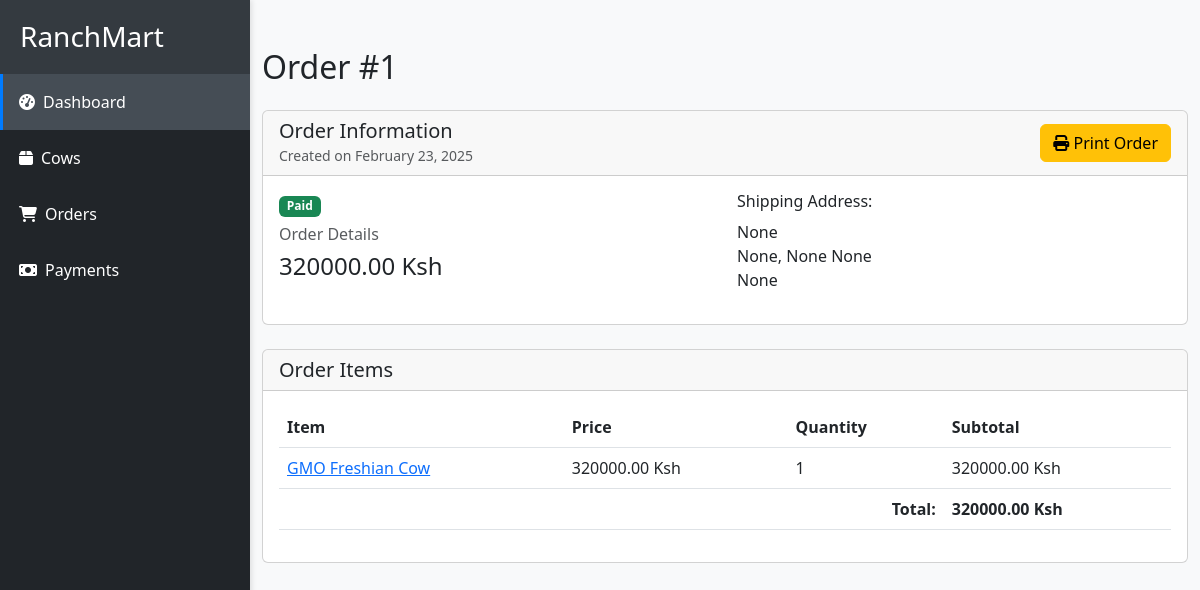
The app's page /orders/1/ with its own data.
### orders/models.py (models this page shows, shortened)
class Order(AbstractBaseModel):
    user = models.ForeignKey("users.User", on_delete=models.CASCADE)
    total_cost = models.DecimalField(max_digits=100, decimal_places=2)
    amount_paid = models.DecimalField(max_digits=100, decimal_places=2, default=0)
    status = models.CharField(max_length=255, choices=STATUS_CHOICES)
    def remaining_balance(self):
        return self.total_cost - self.amount_paid

class OrderItem(AbstractBaseModel):
    order = models.ForeignKey(Order, on_delete=models.CASCADE)
    animal = models.ForeignKey(Animal, on_delete=models.CASCADE)
    quantity = models.IntegerField(default=1)
    def total_price(self):
        return self.animal.price * Decimal(self.quantity)

### users/models.py (models this page shows, shortened)
class User(AbstractBaseModel, AbstractUser):
    role = models.CharField(max_length=20, default="Customer")
    gender = models.CharField(max_length=10, null=True, blank=True)
    phone_number = models.CharField(max_length=10, null=True, blank=True)
    address = models.TextField(null=True, blank=True)
    city = models.CharField(max_length=100, null=True, blank=True)
    county = models.CharField(max_length=100, null=True, blank=True)
    country = models.CharField(max_length=100, null=True, blank=True)
    profile_picture = models.ImageField(upload_to="profile_pictures/", null=True, blank=True)

### shop/models.py (models this page shows, shortened)
class Animal(AbstractBaseModel):
    category = models.ForeignKey(Category, on_delete=models.CASCADE)
    name = models.CharField(max_length=255)
    description = models.TextField()
    price = models.DecimalField(max_digits=10, decimal_places=2)
    image = models.ImageField(upload_to='animals/', null=True, blank=True)
    age = models.IntegerField(default=0)
    gender = models.CharField(max_length=255, null=True, blank=True)
    species = models.CharField(max_length=255, null=True, blank=True)
    quantity = models.IntegerField(default=0)
    is_available = models.BooleanField(default=True)
    medical_certificate = models.FileField(upload_to='medical_certificates/', null=True, blank=True)
    weight = models.DecimalField(max_digits=10, decimal_places=2, null=True, blank=True)
    animal_type = models.CharField(max_length=255, choices=ANIMAL_TYPE, null=True, blank=True)
    status = models.CharField(max_length=255, null=True, blank=True)
    owner = models.ForeignKey("users.User", on_delete=models.CASCADE, null=True, blank=True)

### orders/views.py (the view)
# urls.py: path('<int:order_id>/', order_detail, name='order-detail'),
def order_detail(request, order_id):
    order = Order.objects.get(id=order_id)
    items = OrderItem.objects.filter(order=order)
    return render(request, 'orders/order_detail.html', {'order': order, 'items': items})

### templates/orders/order_detail.html (shortened to what this page needs)
{% extends 'dashboard_base.html' %}
{% load static %}
{% block content %}
<div class="container my-5">
    <h2 class="mb-4">Order #{{ order.id }}</h2>
    <div class="card mb-4">
        <div class="card-header d-flex justify-content-between align-items-center">
            <div>
                <h5 class="mb-0">Order Information</h5>
                <small class="text-muted">Created on {{ order.created_at|date:"F j, Y" }}</small>
            </div>
            <div class="d-flex gap-2">
                <a href="{% url 'print-receipt' order.id %}" class="btn btn-warning">
                    <i class="fas fa-print"></i> Print Order
                </a>
            </div>
        </div>
        <div class="card-body">
            <div class="row">
                <div class="col-md-6">
                    <div class="mb-3">
                        <span class="badge {% if order.status == 'pending' %}bg-warning{% else %}bg-success{% endif %} mb-2">
                            {{ order.status|title }}
                        </span>
                        <h6 class="text-muted mb-2">Order Details</h6>
                        <p class="h4 mb-0">{{ order.total_cost }} Ksh</p>
                    </div>
                </div>
                <div class="col-md-6">
                    <h6>Shipping Address:</h6>
                    <p>
                        {{ order.user.address }}<br>
                        {{ order.user.city }}, {{ order.user.county }} {{ order.user.country }}<br>
                        {{ order.user.country }}
                    </p>
                </div>
            </div>
        </div>
    </div>
    <div class="card">
        <div class="card-header">
            <h5 class="mb-0">Order Items</h5>
        </div>
        <div class="card-body">
            <div class="table-responsive">
                <table class="table">
                    <thead>
                        <tr>
                            <th>Item</th>
                            <th>Price</th>
                            <th>Quantity</th>
                            <th>Subtotal</th>
                        </tr>
                    </thead>
                    <tbody>
                        {% for item in items %}
                        <tr>
                            <td>
                                <a href="{% url 'cow-detail' item.animal.id %}">
                                    {{ item.animal.name }}
                                </a>
                            </td>
                            <td>{{ item.animal.price }} Ksh</td>
                            <td>{{ item.quantity }}</td>
                            <td>{{ item.total_price }} Ksh</td>
                        </tr>
                        {% endfor %}
                    </tbody>
                    <tfoot>
                        <tr>
                            <td colspan="3" class="text-end"><strong>Total:</strong></td>
                            <td><strong>{{ order.total_cost }} Ksh</strong></td>
                        </tr>
                    </tfoot>
                </table>
            </div>
        </div>
    </div>
</div>
{% endblock %}

### templates/dashboard_base.html (style rules this page uses)
body { margin: 0; padding: 0; background-color: #f8f9fa; font-family: 'Segoe UI', system-ui, -apple-system, sans-serif; }

### records on screen
Order: id "1", created_at "February 23, 2025", status "Paid", total_cost "320000.00", user.address "None", user.city "None", user.county "None", user.country "None"
OrderItem: animal.name "GMO Freshian Cow", animal.price "320000.00", quantity "1", total_price "320000.00"
